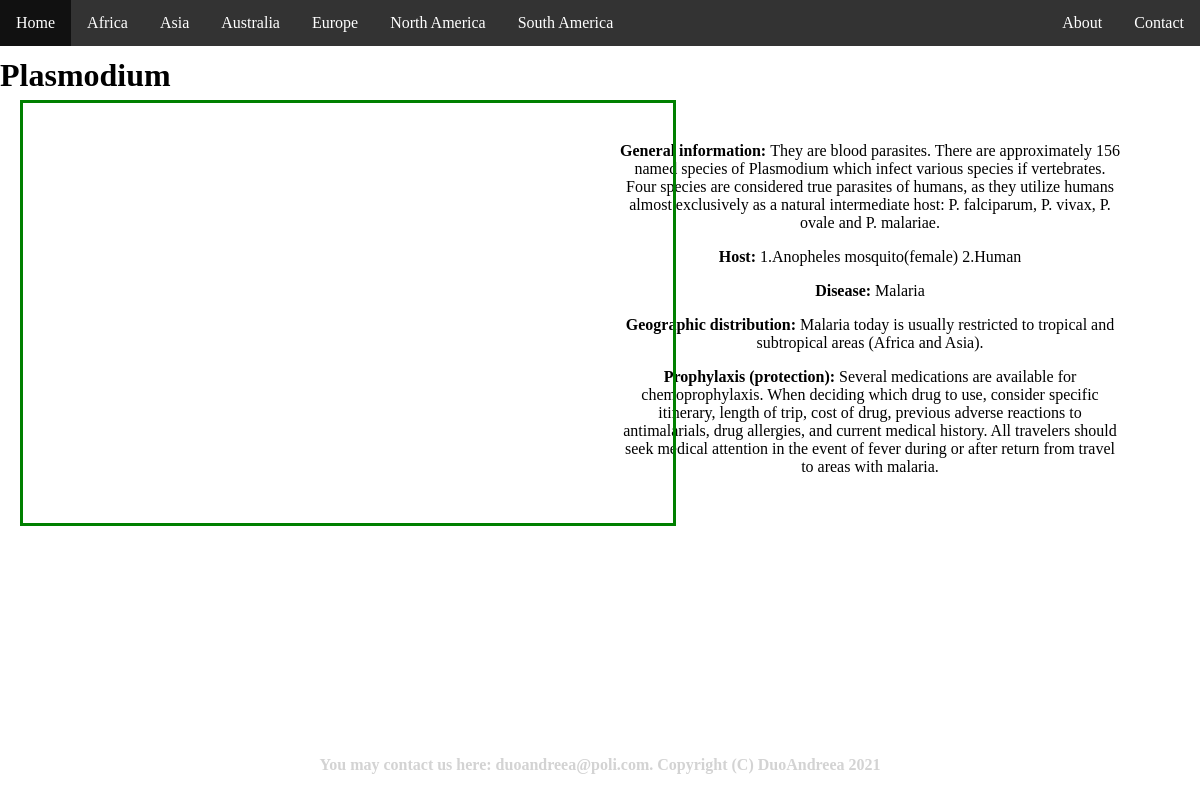
/Plasmodiun/, run on the app's committed database.
### parasiteMaps/models.py (models this page shows, shortened)
class Parasite(models.Model):
    name = models.CharField(max_length=40, default=None)
    general_info = models.CharField(max_length=600)
    host = models.CharField(max_length=150)
    disease = models.CharField(max_length=65)
    geographic_distribution = models.CharField(max_length=400)
    prophylaxis = models.CharField(max_length=2100)

### parasiteMaps/views.py (the view)
# urls.py: re_path(r'Plasmodiun/',views.plasmodium_map,name='plasmodium-page'),
def plasmodium_map(request):
    mapbox_access_token = 'pk.my_mapbox_access_token'
    parasite = Parasite.objects.get(name='Plasmodium')
    return render(request, 'plasmodium.html', { 'mapbox_access_token': mapbox_access_token, 'parasite': parasite })

### parasiteMaps/templates/plasmodium.html (shortened to what this page needs)
<!DOCTYPE html>
<html lang="en">
<head>
    <link href='https://api.mapbox.com/mapbox-gl-js/v1.12.0/mapbox-gl.css' rel='stylesheet' />
</head>
<body>
<br><br>
<h1>Plasmodium</h1>
<div id="menu">
    <nav>
<ul class="nav">
    <li><a href="{% url 'default-page' %}" methods="POST">Home</a></li>
    <li><a href="#africa" >Africa</a>
    </li>
    <li><a href="#asia" >Asia</a>
    </li>
    <li><a href="#australia" >Australia</a></li>
    <li><a href="#europe" >Europe</a>
    </li>
    <li><a href="#namerica" >North America</a></li>
    <li><a href="#samerica" >South America</a>
    </li>
    <li style="float: right;"><a href="#contact">Contact</a>
    </li>
    <li style="float: right;"><a href="#about">About</a>
    </li>
</ul>
    </nav>
</div>
<div id='map' width="630" height="400" style="width:630px; height:400px; float: left; margin-left: 20px; top: 100px; border: 3px solid green; padding: 10px;">
</div>
<div id="text">
    <p><strong>General information: </strong>{{ parasite.general_info }} </p>
    <p><strong>Host: </strong> {{ parasite.host }} </p>
    <p><strong>Disease: </strong> {{ parasite.disease }} </p>
    <p><strong>Geographic distribution: </strong> {{ parasite.geographic_distribution }} </p>
    <p><strong>Prophylaxis (protection): </strong> {{ parasite.prophylaxis }} </p>
</div>
<div style="position: absolute; left: 50%;transform: translateX(-50%); bottom: 5px; color: #d3d3d3; text-align: center;">
        <h4>You may contact us here: duoandreea@poli.com. Copyright (C) DuoAndreea 2021</h4>
    </div>
</body>
</html>

### parasiteMaps/templates/plasmodium.html (style rules this page uses)
body { margin:0; }
ul { list-style-type: none; margin: 0; padding: 0; overflow: hidden; background-color: #333; position: fixed; top: 0; width: 100%; }
li { float: left; }
li a { display: block; color: white; text-align: center; padding: 14px 16px; text-decoration: none; }
#map { position: absolute; top: 0; bottom: 0; margin-left: 10px; }
#text { float: right; margin-right: 70px; width: 500px; height: 340px; text-align: center; padding: 10px; }

### data on the page
Parasite: general_info "They are blood parasites. There are approximately 156 named species of Plasmodium which infect various species if vertebrates. Four species are considered true parasites of humans, as they utilize humans almost exclusively as a natural intermediate host: P. falciparum, P. vivax, P. ovale and P. malariae.", host "1.Anopheles mosquito(female) 2.Human", disease "Malaria", geographic_distribution "Malaria today is usually restricted to tropical and subtropical areas (Africa and Asia).", prophylaxis "Several medications are available for chemoprophylaxis. When deciding which drug to use, consider specific itinerary, length of trip, cost of drug, previous adverse reactions to antimalarials, drug allergies, and current medical history. All travelers should seek medical attention in the event of fever during or after return from travel to areas with malaria."
